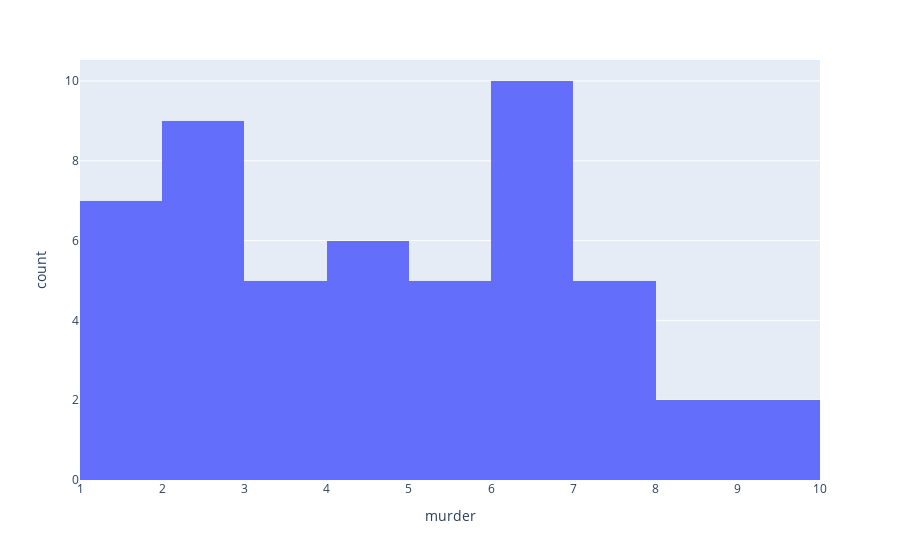

Notebook code for this chart:
### Code cell
plot_df = cr_df
plot_df = plot_df[plot_df['state'] != "District of Columbia"]
fig = px.histogram(plot_df, x="murder")
fig.show()

### Figure 1 — Plotly figure (JSON) as saved in the notebook; plotly's stock layout.template omitted (floating-point values rounded to 4 significant figures)
{"data": [{"alignmentgroup": "True", "bingroup": "x", "hovertemplate": "murder=%{x}<br>count=%{y}<extra></extra>", "legendgroup": "", "marker": {"color": "#636efa", "pattern": {"shape": ""}}, "name": "", "offsetgroup": "", "orientation": "v", "showlegend": false, "type": "histogram", "x": [5.6, 8.2, 4.8, 7.5, 6.7, 6.9, 3.7, 2.9, 4.4, 5, 6.2, 1.9, 2.4, 6, 5.7, 1.3, 3.7, 4.6, 9.9, 1.4, 9.9, 2.7, 6.1, 2.2, 7.3, 6.9, 1.9, 2.5, 8.5, 1.4, 4.8, 7.4, 4.5, 6.7, 1.1, 5.1, 5.3, 2.2, 6.1, 3.2, 7.4, 2.3, 7.2, 6.2, 2.3, 1.3, 6.1, 3.3, 4.4, 3.5, 2.7], "xaxis": "x", "yaxis": "y"}], "layout": {"barmode": "relative", "legend": {"tracegroupgap": 0}, "margin": {"t": 60}, "xaxis": {"anchor": "y", "domain": [0, 1], "title": {"text": "murder"}}, "yaxis": {"anchor": "x", "domain": [0, 1], "title": {"text": "count"}}}}
